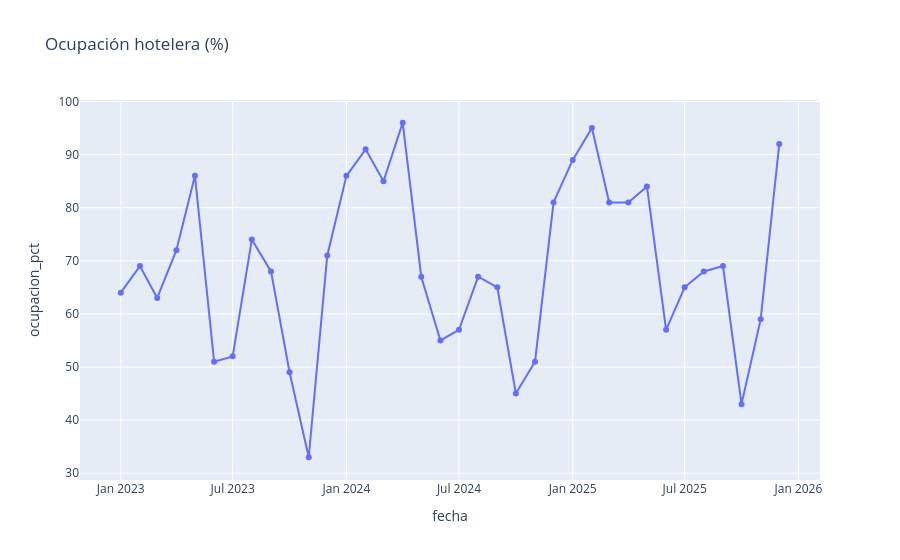

The cell this chart's notebook holds for it:
### Markdown cell above
## 8. Hotelería
La ocupación es una tasa mensual. La oferta corresponde a inventarios por corte: no se deben sumar trimestres para estimar capacidad anual.

### Code cell
ocup = resultados["ocupacion_indicadores"]
oferta = resultados["capacidad_hotelera"]
px.line(ocup,x="fecha",y="ocupacion_pct",markers=True,title="Ocupación hotelera (%)").show()
display(oferta.head(10))
